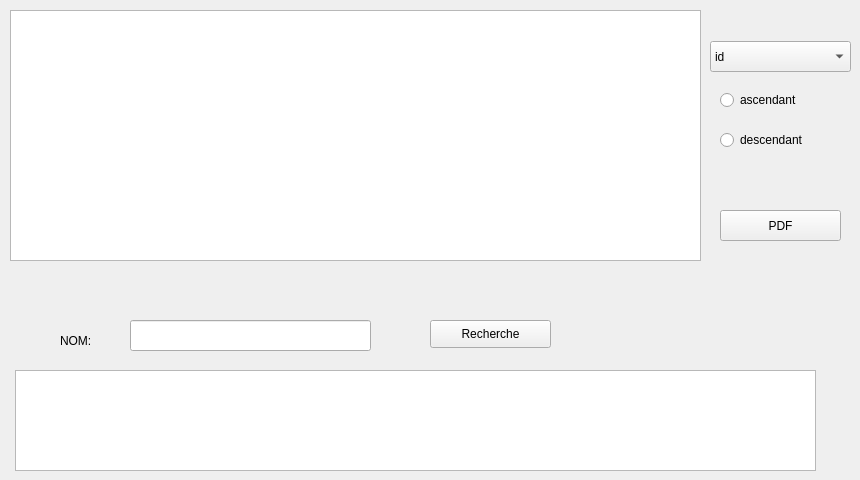
      <widget class="QWidget" name="tab_19">
       <attribute name="title">
        <string>Consulter la liste</string>
       </attribute>
       <widget class="QTableView" name="tableau">
        <property name="enabled">
         <bool>true</bool>
        </property>
        <property name="geometry">
         <rect>
          <x>10</x>
          <y>10</y>
          <width>691</width>
          <height>251</height>
         </rect>
        </property>
       </widget>
       <widget class="QLineEdit" name="edrecherche">
        <property name="geometry">
         <rect>
          <x>130</x>
          <y>320</y>
          <width>241</width>
          <height>31</height>
         </rect>
        </property>
       </widget>
       <widget class="QPushButton" name="btnrecherche">
        <property name="geometry">
         <rect>
          <x>430</x>
          <y>320</y>
          <width>121</width>
          <height>28</height>
         </rect>
        </property>
        <property name="text">
         <string>Recherche</string>
        </property>
       </widget>
       <widget class="QTableView" name="tablerech">
        <property name="geometry">
         <rect>
          <x>15</x>
          <y>370</y>
          <width>801</width>
          <height>101</height>
         </rect>
        </property>
       </widget>
       <widget class="QLabel" name="idetsupp_2">
        <property name="geometry">
         <rect>
          <x>60</x>
          <y>330</y>
          <width>41</width>
          <height>21</height>
         </rect>
        </property>
        <property name="text">
         <string>NOM:</string>
        </property>
       </widget>
       <widget class="QRadioButton" name="radioButton">
        <property name="geometry">
         <rect>
          <x>720</x>
          <y>90</y>
          <width>111</width>
          <height>20</height>
         </rect>
        </property>
        <property name="text">
         <string>ascendant</string>
        </property>
       </widget>
       <widget class="QRadioButton" name="radioButton_2">
        <property name="geometry">
         <rect>
          <x>720</x>
          <y>130</y>
          <width>111</width>
          <height>20</height>
         </rect>
        </property>
        <property name="text">
         <string>descendant</string>
        </property>
       </widget>
       <widget class="QComboBox" name="comboBox">
        <property name="geometry">
         <rect>
          <x>710</x>
          <y>41</y>
          <width>141</width>
          <height>31</height>
         </rect>
        </property>
        <item>
         <property name="text">
          <string>id</string>
         </property>
        </item>
        <item>
         <property name="text">
          <string>nomentr</string>
         </property>
        </item>
        <item>
         <property name="text">
          <string>nom</string>
         </property>
        </item>
        <item>
         <property name="text">
          <string>prenom</string>
         </property>
        </item>
       </widget>
       <widget class="QPushButton" name="pdf">
        <property name="geometry">
         <rect>
          <x>720</x>
          <y>210</y>
          <width>121</width>
          <height>31</height>
         </rect>
        </property>
        <property name="text">
         <string>PDF</string>
        </property>
       </widget>
      </widget>
